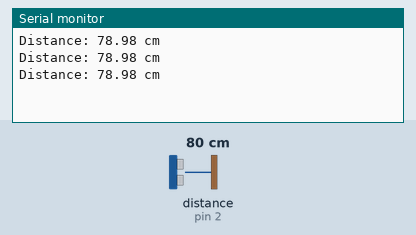
This sketch was run on a simulated Arduino Uno, built with avr-gcc and run on an emulated ATmega328P. Parts: the last lines printed to the serial monitor. Wiring (inferred from the names in the program): ultrasonic range finder: trigger pin 3; echo pin 2. Inputs (shaded band) come from the test bench; at power-on: distance to the obstacle (sensor on pin 2) 80 cm. The echo pulse lasts 58.3 µs per cm.

Above: at 1.3 s.
1.4 s: distance to the obstacle (sensor on pin 2) set to 2 cm
At 1.9 s:
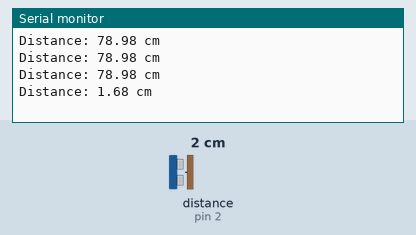
2.9 s: distance to the obstacle (sensor on pin 2) set to 4 cm
At 3.4 s:
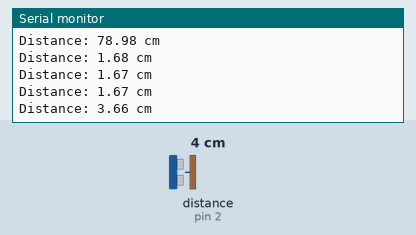
Timing chart, 0 to 5.9 s (numbered marks = the images above; inputs shaded):
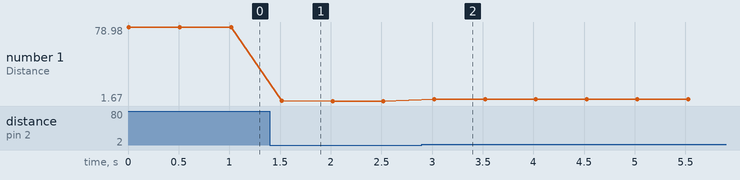

Measured:
- after the input at 1.4 s, the serial monitor: prints a new line after 0.12 s (image 1)
- after the input at 2.9 s, the serial monitor: prints a new line after 0.12 s (image 2)
- plotted number 1: 78.98 → 1.67 after the input at 1.4 s, 1.67 → 3.66 after the input at 2.9 s

The sketch:

ultra.ino
```cpp
int echo = 2;
int trig = 3;

void setup() {
  Serial.begin(9600);
  pinMode(trig, OUTPUT);
  pinMode(echo, INPUT);
}

void loop() {
  long duration;
  float distance;

  // 트리거 신호 초기화
  digitalWrite(trig, LOW);
  delayMicroseconds(2);

  // 트리거 HIGH 펄스 10μs
  digitalWrite(trig, HIGH);
  delayMicroseconds(10);
  digitalWrite(trig, LOW);

  // 에코 핀에서 HIGH 유지 시간 측정
  duration = pulseIn(echo, HIGH);

  // 거리 계산 (cm)
  distance = (duration * 0.034) / 2;

  Serial.print("Distance: ");
  Serial.print(distance);
  Serial.println(" cm");

  delay(500);
}
```
